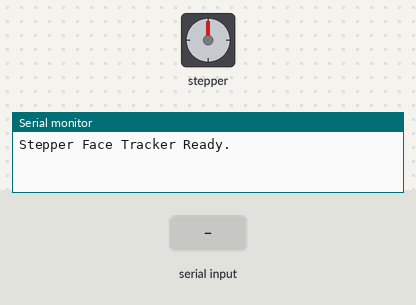
A sketch run on a simulated Arduino Uno, built with avr-gcc and run on an emulated ATmega328P. On the bench: stepper motor, the last lines printed to the serial monitor. Inputs (shaded band) come from the test bench. Stepper angles assume 2048 steps per turn.

Above: at 1.2 s.
1.3 s: "LEFT\n" received over Serial
At 2.1 s:
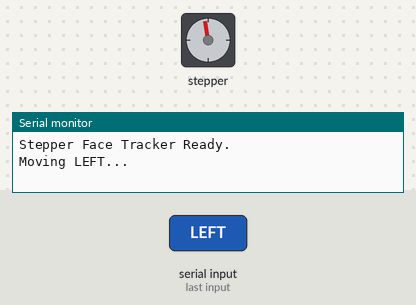
2.9 s: "RIGHT\n" received over Serial
At 4.0 s:
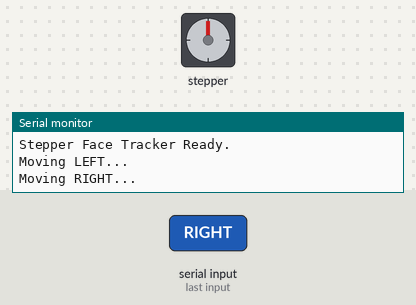
Timing chart, 0 to 5.9 s (numbered marks = the images above; inputs shaded):
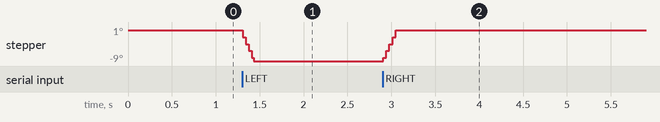

The sketch:

sketch_oct30d.ino
```cpp
#include <Stepper.h>

// Stepper motor setup (28BYJ-48 + ULN2003)
const int stepsPerRevolution = 2048;  // ≈360°
const int in1Pin = 8;
const int in2Pin = 9;
const int in3Pin = 10;
const int in4Pin = 11;

// Create Stepper object
Stepper myStepper(stepsPerRevolution, in1Pin, in3Pin, in2Pin, in4Pin);

// Movement parameters
const int stepAmount = 50;
const int motorSpeed = 10;   // RPM

void setup() {
  Serial.begin(9600);
  myStepper.setSpeed(motorSpeed);
  Serial.println("Stepper Face Tracker Ready.");
}

void loop() {
  if (Serial.available() > 0) {
    String command = Serial.readStringUntil('\n');
    command.trim();

    if (command == "LEFT") {
      Serial.println("Moving LEFT...");
      myStepper.step(-stepAmount);
    }
    else if (command == "RIGHT") {
      Serial.println("Moving RIGHT...");
      myStepper.step(stepAmount);
    }
    else if (command == "CENTERED") {
      Serial.println("Centered. No movement.");
    }
    else {
      Serial.print("Unknown command: ");
      Serial.println(command);
    }
  }
}
```
